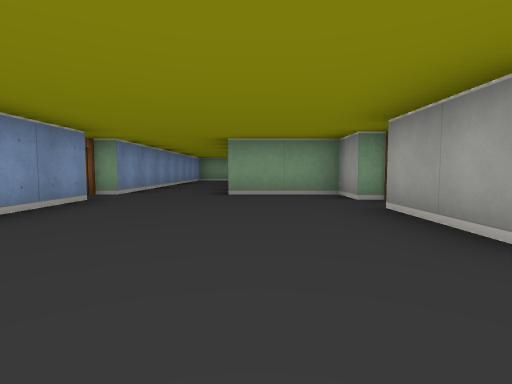
view 1 (above)

24 first-person views from a walk through a cub3D ray-caster map. The camera is about half as high as the walls, tilts 4° down and sees 80° across. The floor is counted in squares. Each view is taken from the middle of a square. On the plan, view 1 faces up. The plan holds only what a view shows up to about 9 squares ahead; the rest is blank. The place goes on beyond the plan.

view 2
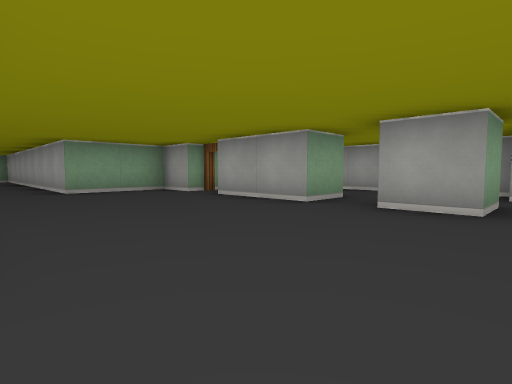

view 3
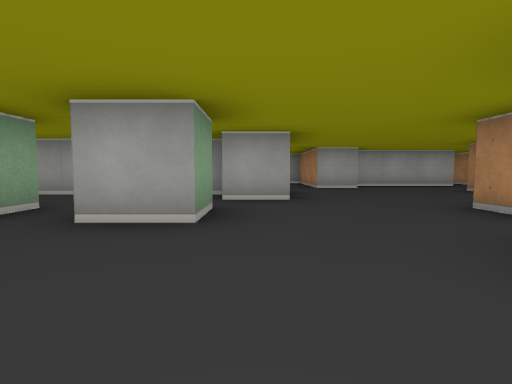

view 4
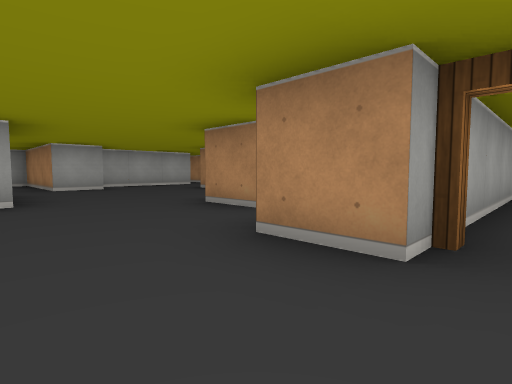

view 5
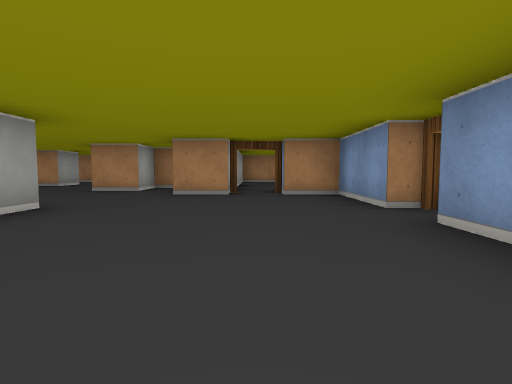

view 6
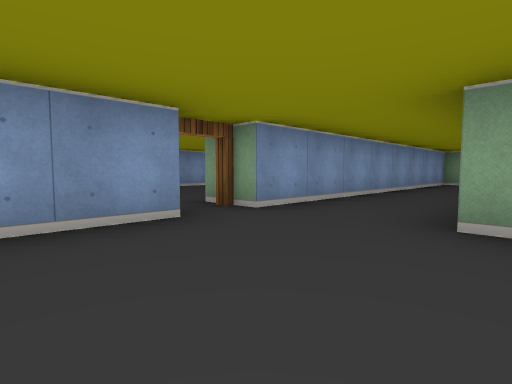

view 7
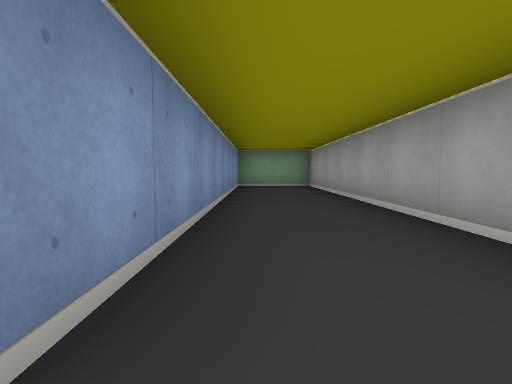

view 8
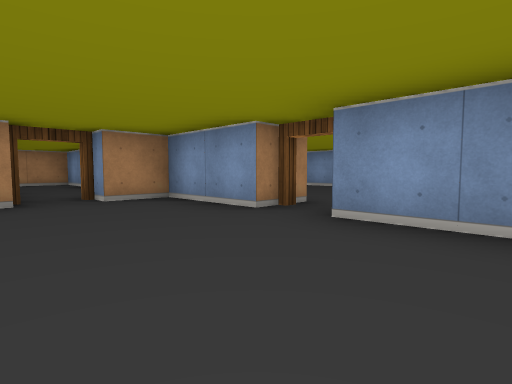

view 9
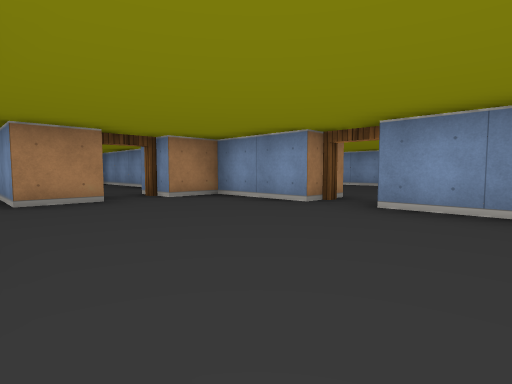

view 10
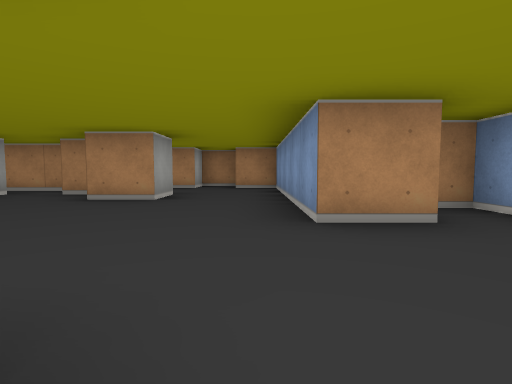

view 11
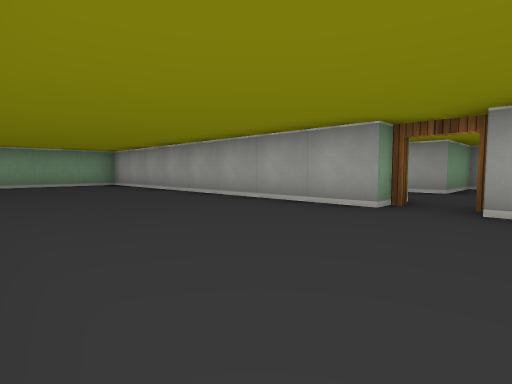

view 12
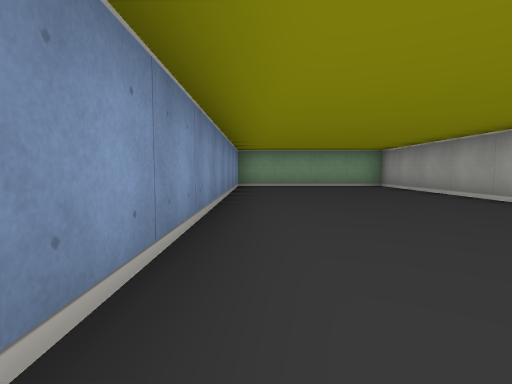

view 13
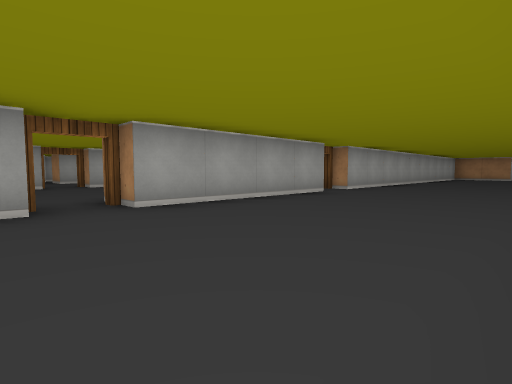

view 14
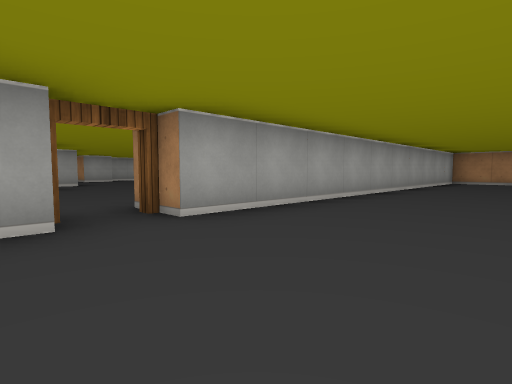

view 15
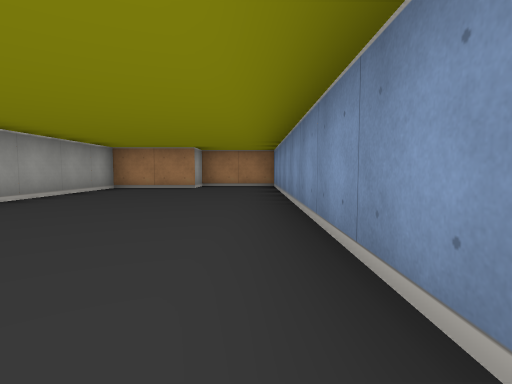

view 16
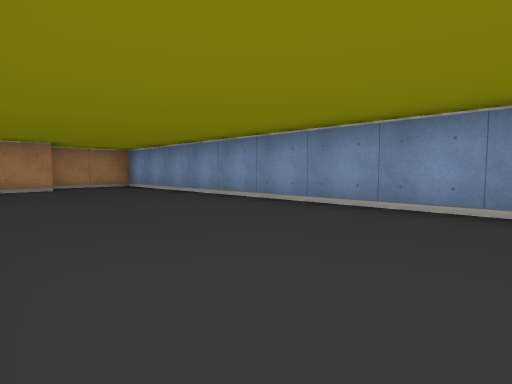

view 17
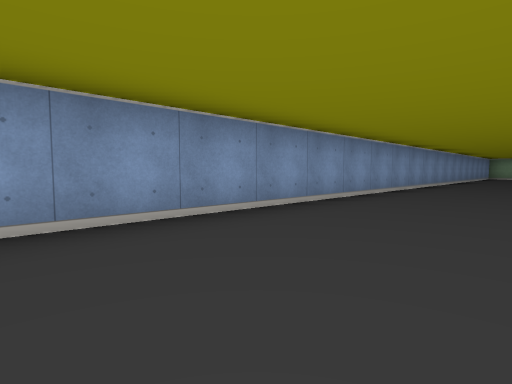

view 18
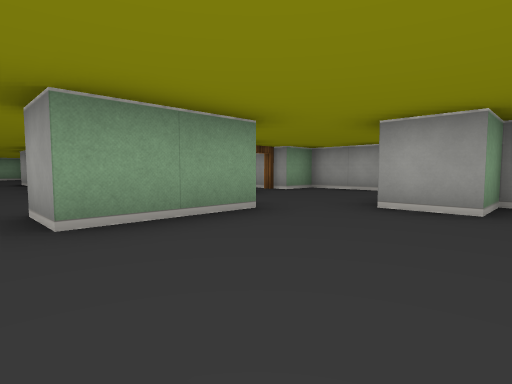

view 19
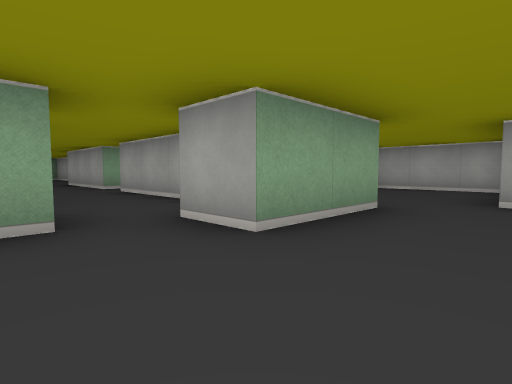

view 20
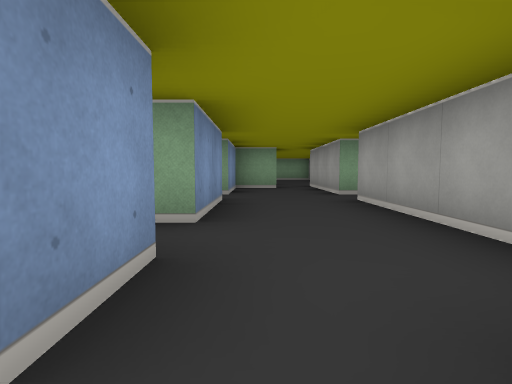

view 21
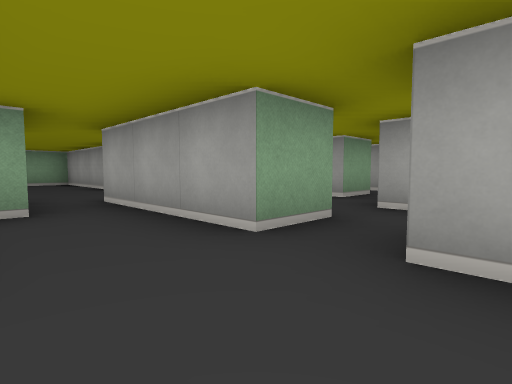

view 22
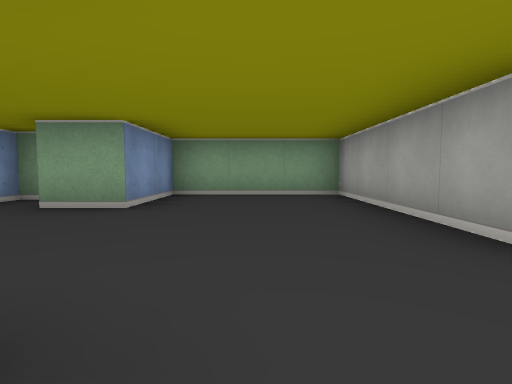

view 23
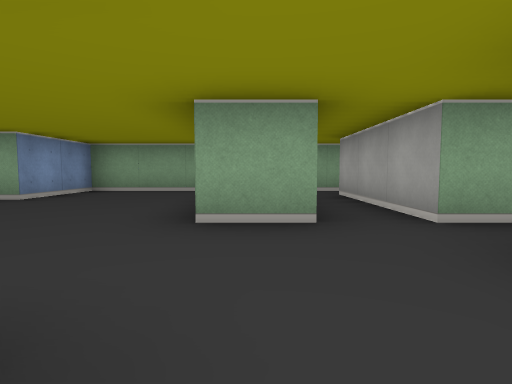

view 24
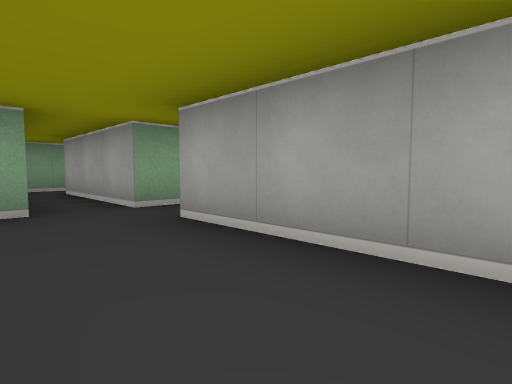

### Floor plan
Ten units are one square. View 1 is at (0, 0); x grows to the right and y downward. Boxes are objects, and circles mark ways between rooms. Rooms are numbered by the first view taken in them; rooms with no view inside come last. Other rooms are left out.
<svg viewBox="-80 -140 180 260">
<path fill="none" stroke="#000" d="M15 -45 15 -55 -5 -55 -5 -135 -25 -135 -25 -55M-25 -45 -25 -5M25 -15 15 -15 15 -35M25 -5 25 5 15 5 15 -5M-25 5 -25 25 -15 25M-5 25 5 25 5 45 15 45 15 35 25 35M35 15 35 5M45 5 45 -15M-35 -4 -35 -45M-35 -55 -35 -135 -75 -135 -75 115 -55 115 -55 105 -35 105 -35 5M60 65 65 65M56 15 35 15M45 65 45 55 55 55M75 66 75 35 65 35 65 25 95 25 95 -5 85 -5M25 35 25 85 35 85M35 95 45 95 45 85 51 85M25 -35 25 -15M45 -45 45 -65M36 -65 25 -65 25 -45M45 -15 45 -35M55 -98 55 -135 25 -135 25 -115 15 -115M66 -95 55 -95M45 -65 45 -75M75 -75 75 -85M56 -45 45 -45M75 -55 75 -75M-25 56 -25 85 -12 85M-5 68 -5 25"/>
<circle cx="-30" cy="-50" r="3" fill="#2a7"/>
<circle cx="-30" cy="0" r="3" fill="#2a7"/>
<circle cx="35" cy="25" r="3" fill="#2a7"/>
<circle cx="20" cy="-40" r="3" fill="#2a7"/>
<circle cx="35" cy="-25" r="3" fill="#2a7"/>
<circle cx="-10" cy="30" r="3" fill="#2a7"/>
<circle cx="40" cy="-70" r="3" fill="#2a7"/>
<circle cx="50" cy="-40" r="3" fill="#2a7"/>
<circle cx="65" cy="-65" r="3" fill="#2a7"/>
<text x="0" y="-30">1</text>
<text x="-60" y="-10">2</text>
<text x="60" y="40">3</text>
<text x="30" y="-40">4</text>
<text x="40" y="-100">5</text>
<text x="60" y="-50">6</text>
<text x="-20" y="60">7</text>
</svg>
Room 1 opens to room 2. Room 1 opens to room 3. Room 1 opens to room 4. Room 1 opens to room 7. Room 4 opens to room 5. Room 4 opens to room 6. Room 5 opens to room 6.

Where each view was taken, in squares from view 1:
view 1: 0 up, 0 right, facing up
view 2: 1 down, 2 left, facing up-right
view 3: 1 down, 1 left, facing right
view 4: 1 down, 1 left, facing down-right
view 5: 3 up, 1 left, facing down
view 6: 3 up, 0 right, facing up-left
view 7: 5 up, 2 left, facing up
view 8: 2 up, 0 right, facing down-left
view 9: 2 up, 1 right, facing down-left
view 10: 1 down, 3 right, facing down
view 11: 4 up, 7 left, facing up-right
view 12: 5 up, 7 left, facing up
view 13: 6 up, 7 left, facing down-right
view 14: 1 up, 6 left, facing down-right
view 15: 3 down, 7 left, facing down
view 16: 3 down, 4 left, facing down-left
view 17: 5 down, 5 left, facing up-left
view 18: 4 down, 3 right, facing up-right
view 19: 3 down, 2 right, facing up-right
view 20: 1 down, 3 right, facing up
view 21: 3 up, 3 right, facing up-right
view 22: 8 up, 4 right, facing up
view 23: 7 up, 6 right, facing up
view 24: 6 up, 6 right, facing up-right
